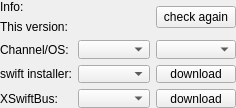
<?xml version="1.0" encoding="UTF-8"?>
<ui version="4.0">
 <class>CUpdateInfoComponent</class>
 <widget class="QFrame" name="CUpdateInfoComponent">
  <property name="geometry">
   <rect>
    <x>0</x>
    <y>0</y>
    <width>230</width>
    <height>108</height>
   </rect>
  </property>
  <property name="minimumSize">
   <size>
    <width>0</width>
    <height>100</height>
   </size>
  </property>
  <property name="windowTitle">
   <string>swift update info</string>
  </property>
  <layout class="QGridLayout" name="gl_DistributionInfo" columnstretch="1,2,1">
   <property name="leftMargin">
    <number>0</number>
   </property>
   <property name="topMargin">
    <number>0</number>
   </property>
   <property name="rightMargin">
    <number>0</number>
   </property>
   <property name="bottomMargin">
    <number>0</number>
   </property>
   <item row="3" column="2">
    <widget class="QComboBox" name="cb_Platforms"/>
   </item>
   <item row="3" column="1">
    <widget class="QComboBox" name="cb_Channels"/>
   </item>
   <item row="5" column="1">
    <widget class="QComboBox" name="cb_ArtifactsPilotClient"/>
   </item>
   <item row="6" column="1">
    <widget class="QComboBox" name="cb_ArtifactsXsb"/>
   </item>
   <item row="6" column="2">
    <widget class="QPushButton" name="pb_DownloadXSwiftBus">
     <property name="toolTip">
      <string>XPlane only</string>
     </property>
     <property name="text">
      <string>download</string>
     </property>
    </widget>
   </item>
   <item row="5" column="2">
    <widget class="QPushButton" name="pb_DownloadInstaller">
     <property name="text">
      <string>download</string>
     </property>
    </widget>
   </item>
   <item row="1" column="0">
    <widget class="QLabel" name="lbl_CurrentVersion">
     <property name="text">
      <string>This version:</string>
     </property>
    </widget>
   </item>
   <item row="5" column="0">
    <widget class="QLabel" name="lbl_ArtifactsSwift">
     <property name="text">
      <string>swift installer:</string>
     </property>
    </widget>
   </item>
   <item row="6" column="0">
    <widget class="QLabel" name="lbl_ArtifactsXSwiftBus">
     <property name="toolTip">
      <string>Only required for XP</string>
     </property>
     <property name="text">
      <string>XSwiftBus:</string>
     </property>
    </widget>
   </item>
   <item row="1" column="1">
    <widget class="QLabel" name="lbl_CurrentVersionDisplay">
     <property name="text">
      <string>&lt;version goes here&gt;</string>
     </property>
    </widget>
   </item>
   <item row="3" column="0">
    <widget class="QLabel" name="lbl_Channel">
     <property name="text">
      <string>Channel/OS:</string>
     </property>
    </widget>
   </item>
   <item row="0" column="0">
    <widget class="QLabel" name="label">
     <property name="text">
      <string>Info:</string>
     </property>
    </widget>
   </item>
   <item row="0" column="1">
    <widget class="QLabel" name="lbl_StatusInfo">
     <property name="text">
      <string>&lt;status goes here&gt;</string>
     </property>
    </widget>
   </item>
   <item row="0" column="2" rowspan="2">
    <widget class="QPushButton" name="pb_CheckForUpdates">
     <property name="text">
      <string>check again</string>
     </property>
    </widget>
   </item>
  </layout>
 </widget>
 <tabstops>
  <tabstop>pb_CheckForUpdates</tabstop>
  <tabstop>cb_Channels</tabstop>
  <tabstop>cb_Platforms</tabstop>
  <tabstop>cb_ArtifactsPilotClient</tabstop>
  <tabstop>pb_DownloadInstaller</tabstop>
  <tabstop>cb_ArtifactsXsb</tabstop>
  <tabstop>pb_DownloadXSwiftBus</tabstop>
 </tabstops>
 <resources/>
 <connections/>
</ui>
